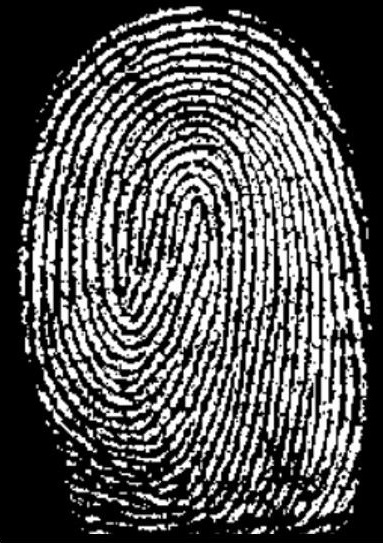
#> input picture python/APD_3_30/img2.jpg, 383 x 543 px
$ python opening_closing.py
#> lines starting #> are read from the running program, lines starting #| are printed output that depends on the picture; after the words box and inside, x2 and y2 are one past the last pixel; in counts of white or black regions, pixels touching at a corner belong together
from PIL import Image
from PIL import ImageFont
from PIL import ImageDraw
import matplotlib.pyplot as plt
import sys
from colorsys import hsv_to_rgb, rgb_to_hsv
import numpy as np
import math

img = Image.open('img2.jpg').convert('L')
img = np.array(img)

# plt.figure()
# plt.hist(img.flatten(), bins = 80, density = False, facecolor='b')
# # plt.hist(img, bins = 20, density = False, facecolor='b')

[h, w] = img.shape
#> h = 543; w = 383
img_bin = np.zeros((h, w))
# img2 = np.zeros((h, w))

plt.figure()
plt.axis('off')
img = img.clip(0, 255).astype(int)
#> img: shape (543, 383) int64
plt.imshow(img, plt.cm.gray, vmin = 0, vmax = 255)

threshold = 140

for y in range(h):
    for x in range(w):
        img_bin[y][x] = (img[y][x] > threshold)
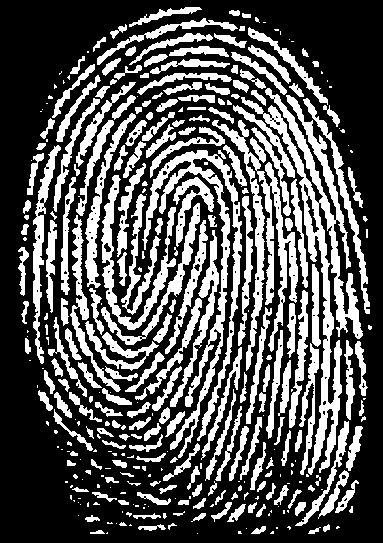
#> img_bin: shape (543, 383) float64; values 0 (black) and 1 (white), 32.9% white; 344 white regions (133 under 20 px), largest, box (x1, y1, x2, y2) and area: (241, 88, 363, 475) 7717, (142, 150, 242, 458) 5265, (212, 120, 298, 371) 4451

# [4 lines of commented-out code are left out]


def dil(img_bin, time):
    N = 5
    edge = math.floor((N-1)/2)
    img_dil = np.zeros((h, w))
    for n in range(time):
        for y in range(edge, h-edge):
            for x in range(edge, w-edge):
                temp = img_bin[y-edge:y+edge+1, x-edge:x+edge+1]
                temp = temp.flatten()
                if np.sum(temp) < N*N:
                    img_dil[y, x] = 0
                else:
                    img_dil[y, x] = 1
        img_bin = img_dil.copy()
    return img_bin

def ero(img_bin, time):
#> called with time = 6
    N = 3
    edge = math.floor((N-1)/2)
    img_ero = np.zeros((h, w))
    for n in range(time):
        for y in range(edge, h-edge):
            for x in range(edge, w-edge):
                temp = img_bin[y-edge:y+edge+1, x-edge:x+edge+1]
                temp = temp.flatten()
                if np.sum(temp) > 0:
                    img_ero[y, x] = 1
                else:
                    img_ero[y, x] = 0
        img_bin = img_ero.copy()
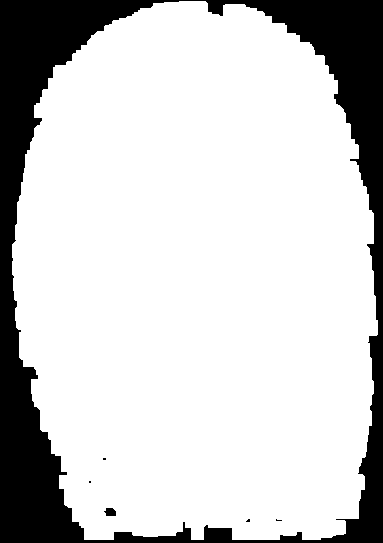
#> img_ero: shape (543, 383) float64; values 0 (black) and 1 (white), 80.2% white; 6 black regions (4 under 20 px), largest, box (x1, y1, x2, y2) and area: (0, 0, 383, 543) 41168, (104, 508, 116, 516) 77
    return img_bin

def opening(img, m, n):
    imgt = np.zeros((h, w))
    imgt = ero(img, m)
    imgt = dil(imgt, n)
#> after the loop in dil, `for n in range(time):`:
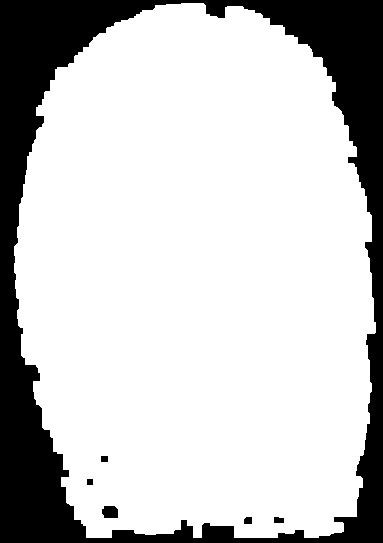
#> img_dil: shape (543, 383) float64; values 0 (black) and 1 (white), 78% white; 6 black regions, box (x1, y1, x2, y2) and area: (0, 0, 383, 543) 45308, (102, 506, 118, 518) 173, (274, 517, 284, 523) 55, (244, 517, 252, 524) 53, (101, 456, 108, 462) 42, (87, 479, 93, 485) 36
    return imgt

def closing(img, m, n):
    imgt = np.zeros((h, w))
    imgt = dil(img, m)
    imgt = ero(imgt, n)
    return imgt

img_bin = opening(img_bin, 6, 1)
# [7 lines of commented-out code are left out]

$ run again, with python/APD_3_30/img1.jpg copied over python/APD_3_30/img2.jpg
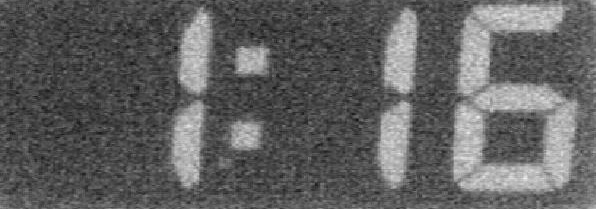
#> input picture python/APD_3_30/img1.jpg, 596 x 209 px
#> after the loop `for y in range(h):`:
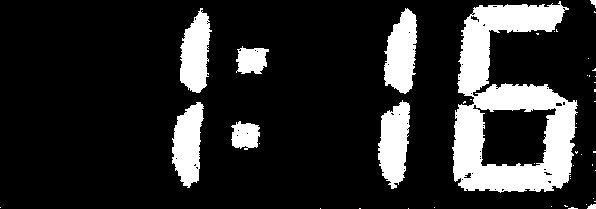
#> img_bin: shape (209, 596) float64; values 0 (black) and 1 (white), 17.1% white; 45 white regions (36 under 20 px), largest, box (x1, y1, x2, y2) and area: (452, 1, 578, 193) 12177, (384, 8, 417, 94) 2009, (378, 100, 410, 189) 1991
#> after the loop in dil, `for n in range(time):`:
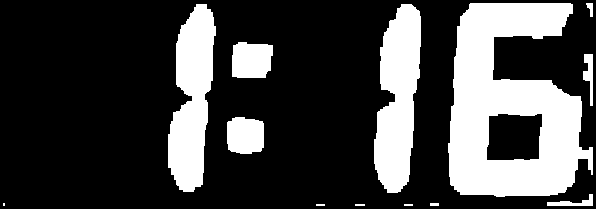
#> img_dil: shape (209, 596) float64; values 0 (black) and 1 (white), 26.4% white; 13 white regions (3 under 20 px), largest, box (x1, y1, x2, y2) and area: (448, 3, 593, 197) 17503, (374, 4, 421, 193) 6227, (168, 4, 216, 192) 5924

$ run again, with python/APD_3_30/img3.jpg copied over python/APD_3_30/img2.jpg
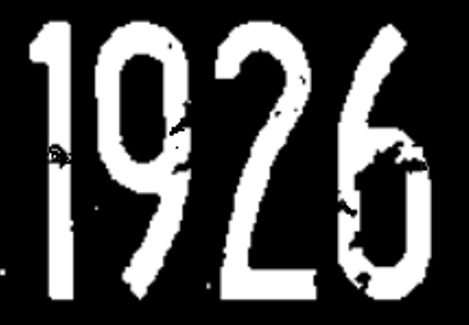
#> input picture python/APD_3_30/img3.jpg, 469 x 325 px
#> after the loop `for y in range(h):`:
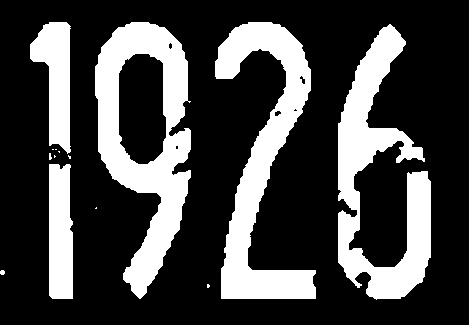
#> img_bin: shape (325, 469) float64; values 0 (black) and 1 (white), 26.7% white; 14 white regions (8 under 20 px), largest, box (x1, y1, x2, y2) and area: (95, 22, 191, 299) 12107, (338, 24, 431, 300) 11265, (215, 22, 316, 299) 11077, (30, 22, 71, 154) 3188, (49, 164, 73, 299) 3036, (0, 270, 5, 275) 21
#> after the loop in dil, `for n in range(time):`:
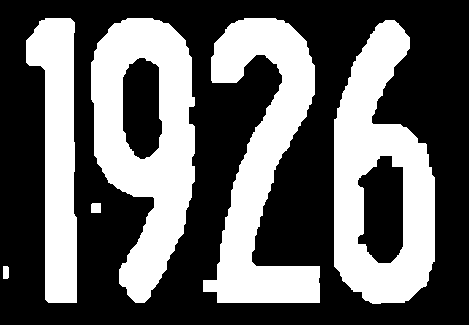
#> img_dil: shape (325, 469) float64; values 0 (black) and 1 (white), 38.6% white; 6 white regions, box (x1, y1, x2, y2) and area: (91, 18, 195, 303) 17053, (334, 20, 435, 304) 16717, (203, 18, 320, 303) 15685, (26, 18, 77, 303) 9265, (91, 203, 101, 213) 99, (3, 266, 9, 279) 76
